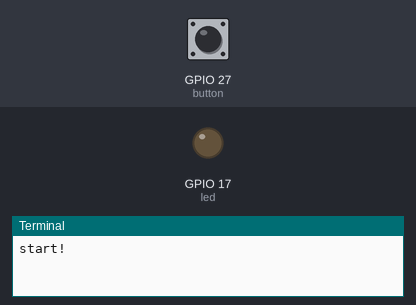
Recording of a program running on a simulated Raspberry Pi (BCM pin numbers). On the bench: output pins drawn as LEDs (lit = HIGH), the last lines printed to the terminal. Inputs (shaded band) come from the test bench; at power-on: GPIO 27 (button) HIGH.

Above: at 1.2 s.
1.3 s: GPIO 27 (button) pulled LOW for 0.15 s
At 1.37 s:
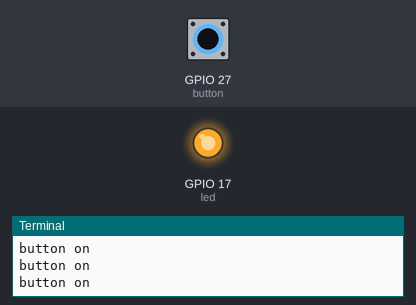
2.9 s: GPIO 27 (button) pulled LOW for 3.2 s
At 6.6 s:
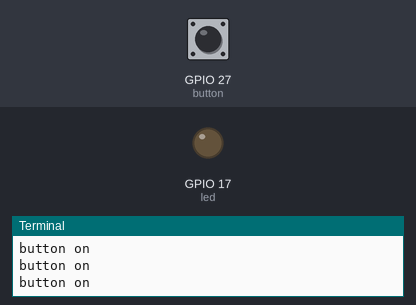
Timing chart, 0 to 8.1 s (numbered marks = the images above; inputs shaded):
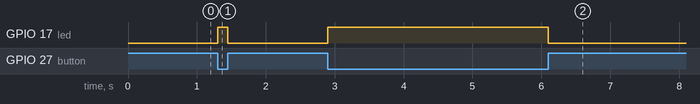

Measured:
- after the input at 1.3 s, GPIO 17 (led): LOW → HIGH at once, → LOW 0.15 s later
- after the input at 2.9 s, GPIO 17 (led): LOW → HIGH at once, → LOW 3.2 s later

The program:

pushbutton.py
```python
from gpiozero import LED
from gpiozero import Button
from time import sleep

led= LED(17)
button = Button(27)
print("start!")
while True:
	if (button.is_pressed):
		led.on()
		print("button on")
	else:
		led.off()
```
